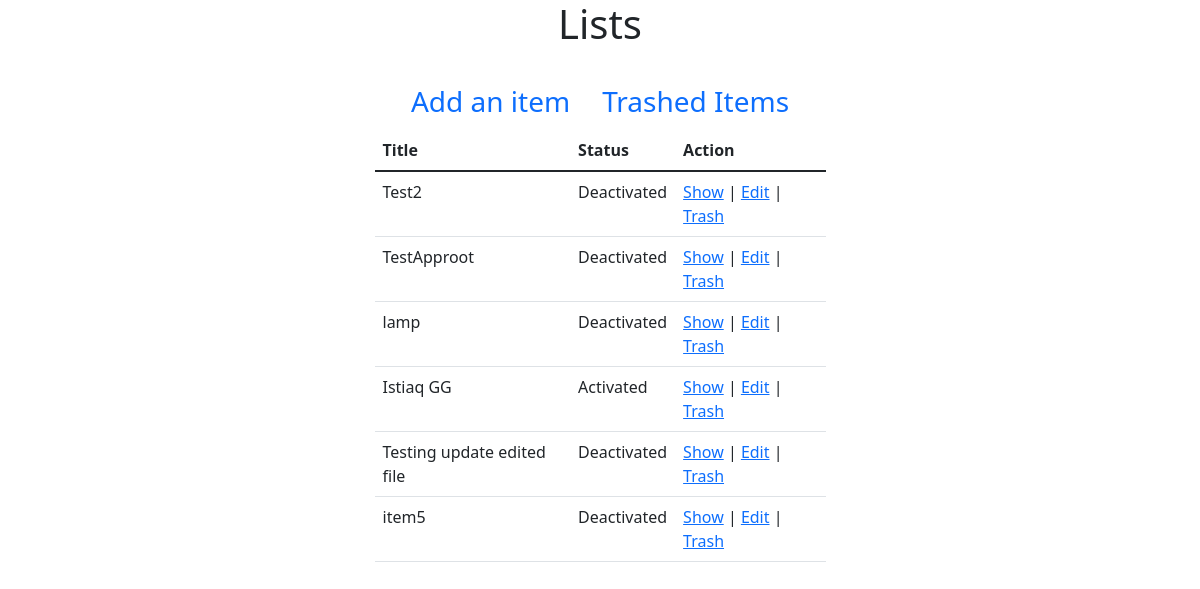
Before: /admin/Products/index.php with the older database file.
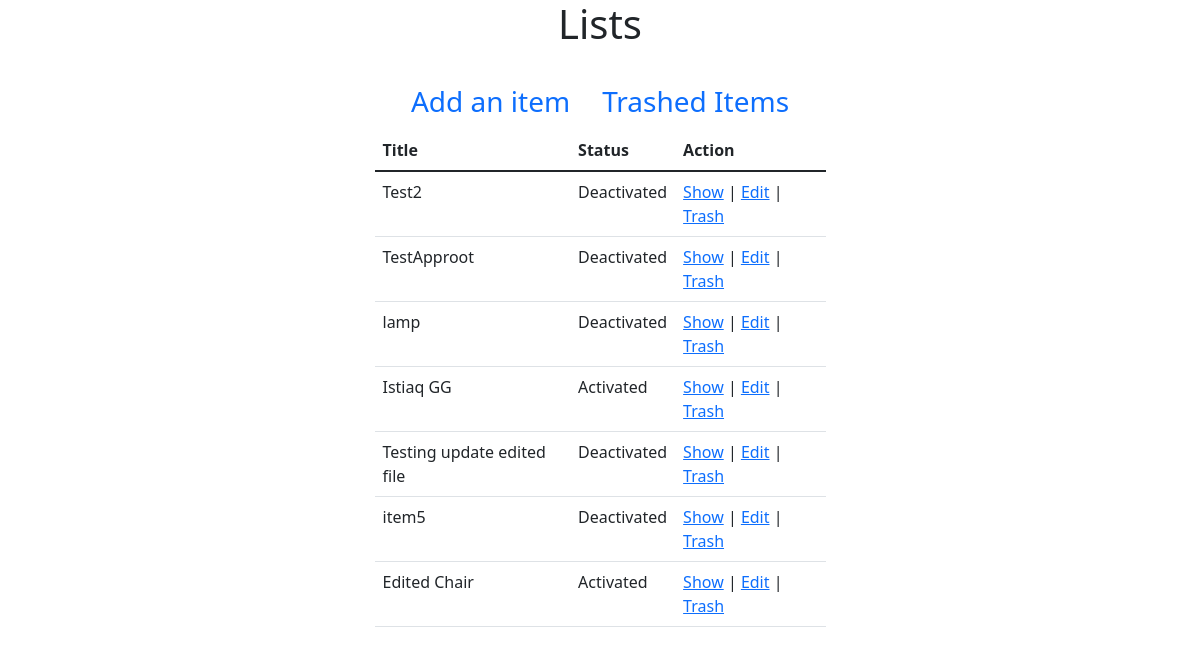
After: the same page with the newer database file.
### tables this page shows
CREATE TABLE `product` (
  `id` int(11) NOT NULL,
  `title` varchar(255) NOT NULL,
  `created_at` datetime NOT NULL DEFAULT CURRENT_TIMESTAMP,
  `modified_at` datetime NOT NULL DEFAULT CURRENT_TIMESTAMP,
  `is_deleted` tinyint(4) NOT NULL DEFAULT '0',
  `picture` varchar(255) DEFAULT NULL,
  `is_active` tinyint(4) NOT NULL DEFAULT '0'
);

### src/Product.php (called while the page is built, shortened)
<?php
class Product{
    public $conn = null;
    public function __construct()
    {
        $this->conn = new PDO("mysql:host=localhost;dbname=ecommerce",
            'root', '');
        $this->conn->setAttribute(PDO::ATTR_ERRMODE,
            PDO::ERRMODE_EXCEPTION);
    }
    public function index(){
        $query = "SELECT * FROM `product` WHERE is_deleted = 0";
        $stmt = $this->conn->prepare($query);
        $result = $stmt->execute();
        $products = $stmt->fetchAll();
        return $products;
    }
}
?>

### admin/Products/index.php (the view, shortened to what this page needs)
<?php
$_product = new Product();
$products = $_product->index();
?>
<!doctype html>
<html lang="en">
<head>
    <link href="https://cdn.jsdelivr.net/npm/bootstrap@5.1.3/dist/css/bootstrap.min.css" rel="stylesheet">
</head>
<body>
<section>
    <div class="container">
        <div class="row justify-content-center">
            <div class="col-md-5">
                <h1 class="text-center mb-4">Lists</h1>
                <ul class="nav justify-content-center fs-3">
                    <li class="nav-item">
                        <a class="nav-link active" aria-current="page" href="create.php">
                            Add an item
                        </a>
                    </li>
                    <li class="nav-item">
                        <a class="nav-link" href="trash_index.php">Trashed Items</a>
                    </li>
                </ul>
                <table class="table">
                    <thead>
                    <tr>
                        <th scope="col">Title</th>
                        <th scope="col">Status</th>
                        <th scope="col">Action</th>
                    </tr>
                    </thead>
                    <tbody>
                    <?php
                    if (count($products) > 0):
                    foreach ($products as $product):
                    ?>
                    <tr>
                        <td><?= $product['title']?></td>
                        <td><?= $product['is_active'] ? 'Activated' : 'Deactivated'?></td>
                        <td><a href="show.php?id=<?=$product['id'];?>">Show</a>
                            |
                            <a href="edit.php?id=<?=$product['id'];?>">Edit</a>
                            |
                            <a href="trash.php?id=<?=$product['id'];?>"
                               onclick="return confirm('Are you sure you want to trash?')">
                                Trash
                            </a>
                        </td>
                    </tr>
                    <?php
                    endforeach;
                    endif;
                    ?>
                    </tbody>
                </table>
            </div>
        </div>
    </div>
</section>
</body>
</html>

Changed rows visible on the page:
added product: title "Edited Chair", is_active "Activated"
